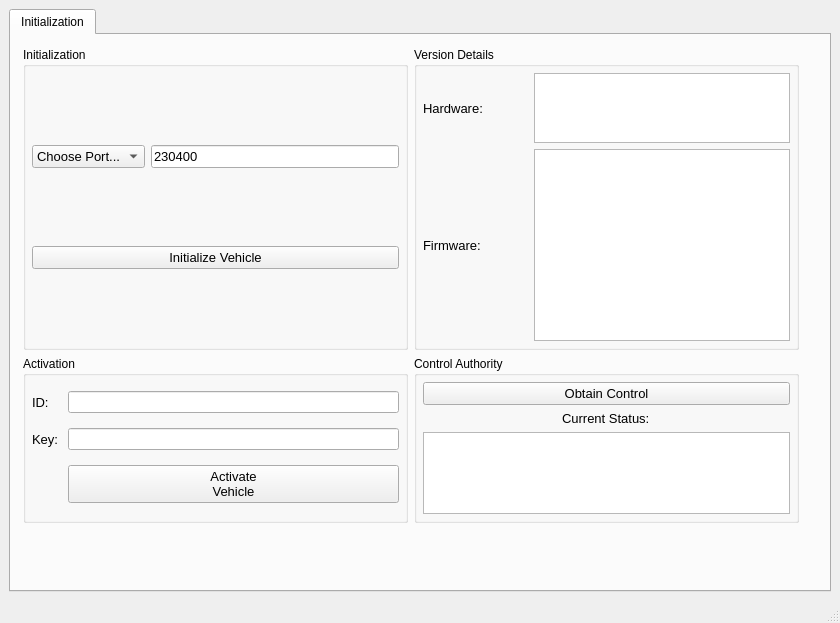
<?xml version="1.0" encoding="UTF-8"?>
<ui version="4.0">
 <class>qtOsdk</class>
 <widget class="QMainWindow" name="qtOsdk">
  <property name="geometry">
   <rect>
    <x>0</x>
    <y>0</y>
    <width>840</width>
    <height>623</height>
   </rect>
  </property>
  <property name="windowTitle">
   <string>MainWindow</string>
  </property>
  <widget class="QWidget" name="centralwidget">
   <layout class="QGridLayout" name="gridLayout">
    <item row="0" column="0">
     <widget class="QTabWidget" name="componentTabs">
      <property name="tabPosition">
       <enum>QTabWidget::North</enum>
      </property>
      <property name="tabShape">
       <enum>QTabWidget::Rounded</enum>
      </property>
      <property name="currentIndex">
       <number>0</number>
      </property>
      <widget class="QWidget" name="initTab">
       <property name="minimumSize">
        <size>
         <width>800</width>
         <height>0</height>
        </size>
       </property>
       <property name="maximumSize">
        <size>
         <width>800</width>
         <height>500</height>
        </size>
       </property>
       <attribute name="title">
        <string>Initialization</string>
       </attribute>
       <layout class="QGridLayout" name="gridLayout_2">
        <property name="leftMargin">
         <number>12</number>
        </property>
        <property name="topMargin">
         <number>12</number>
        </property>
        <property name="rightMargin">
         <number>12</number>
        </property>
        <property name="bottomMargin">
         <number>12</number>
        </property>
        <item row="0" column="0">
         <widget class="QGroupBox" name="initBox">
          <property name="minimumSize">
           <size>
            <width>0</width>
            <height>0</height>
           </size>
          </property>
          <property name="title">
           <string>Initialization</string>
          </property>
          <layout class="QGridLayout" name="gridLayout_5">
           <property name="leftMargin">
            <number>6</number>
           </property>
           <property name="topMargin">
            <number>6</number>
           </property>
           <property name="rightMargin">
            <number>6</number>
           </property>
           <property name="bottomMargin">
            <number>6</number>
           </property>
           <property name="spacing">
            <number>6</number>
           </property>
           <item row="0" column="0">
            <widget class="QComboBox" name="portSelection">
             <property name="font">
              <font>
               <pointsize>10</pointsize>
               <weight>50</weight>
               <bold>false</bold>
              </font>
             </property>
             <item>
              <property name="text">
               <string>Choose Port...</string>
              </property>
             </item>
            </widget>
           </item>
           <item row="0" column="1">
            <widget class="QLineEdit" name="baudRateInput">
             <property name="font">
              <font>
               <pointsize>10</pointsize>
               <weight>50</weight>
               <bold>false</bold>
              </font>
             </property>
             <property name="text">
              <string>230400</string>
             </property>
            </widget>
           </item>
           <item row="1" column="0" colspan="2">
            <widget class="QPushButton" name="initVehicle">
             <property name="font">
              <font>
               <pointsize>10</pointsize>
               <weight>50</weight>
               <bold>false</bold>
              </font>
             </property>
             <property name="text">
              <string>Initialize Vehicle</string>
             </property>
             <property name="flat">
              <bool>false</bool>
             </property>
            </widget>
           </item>
          </layout>
         </widget>
        </item>
        <item row="0" column="1">
         <widget class="QGroupBox" name="versionBox">
          <property name="title">
           <string>Version Details</string>
          </property>
          <layout class="QGridLayout" name="gridLayout_6">
           <property name="leftMargin">
            <number>6</number>
           </property>
           <property name="topMargin">
            <number>6</number>
           </property>
           <property name="rightMargin">
            <number>6</number>
           </property>
           <property name="bottomMargin">
            <number>6</number>
           </property>
           <property name="spacing">
            <number>6</number>
           </property>
           <item row="1" column="0">
            <widget class="QLabel" name="label_4">
             <property name="sizePolicy">
              <sizepolicy hsizetype="MinimumExpanding" vsizetype="MinimumExpanding">
               <horstretch>0</horstretch>
               <verstretch>0</verstretch>
              </sizepolicy>
             </property>
             <property name="font">
              <font>
               <pointsize>10</pointsize>
               <weight>50</weight>
               <bold>false</bold>
              </font>
             </property>
             <property name="text">
              <string>Firmware:</string>
             </property>
            </widget>
           </item>
           <item row="1" column="1">
            <widget class="QTextBrowser" name="fwVersionDisplay">
             <property name="sizePolicy">
              <sizepolicy hsizetype="MinimumExpanding" vsizetype="MinimumExpanding">
               <horstretch>0</horstretch>
               <verstretch>0</verstretch>
              </sizepolicy>
             </property>
             <property name="verticalScrollBarPolicy">
              <enum>Qt::ScrollBarAlwaysOff</enum>
             </property>
            </widget>
           </item>
           <item row="0" column="1">
            <widget class="QTextBrowser" name="hwVersionDisplay">
             <property name="sizePolicy">
              <sizepolicy hsizetype="MinimumExpanding" vsizetype="MinimumExpanding">
               <horstretch>0</horstretch>
               <verstretch>0</verstretch>
              </sizepolicy>
             </property>
             <property name="verticalScrollBarPolicy">
              <enum>Qt::ScrollBarAlwaysOff</enum>
             </property>
             <property name="horizontalScrollBarPolicy">
              <enum>Qt::ScrollBarAlwaysOff</enum>
             </property>
             <property name="sizeAdjustPolicy">
              <enum>QAbstractScrollArea::AdjustToContentsOnFirstShow</enum>
             </property>
            </widget>
           </item>
           <item row="0" column="0">
            <widget class="QLabel" name="label_3">
             <property name="sizePolicy">
              <sizepolicy hsizetype="MinimumExpanding" vsizetype="MinimumExpanding">
               <horstretch>0</horstretch>
               <verstretch>0</verstretch>
              </sizepolicy>
             </property>
             <property name="font">
              <font>
               <pointsize>10</pointsize>
               <weight>50</weight>
               <bold>false</bold>
              </font>
             </property>
             <property name="text">
              <string>Hardware: </string>
             </property>
            </widget>
           </item>
          </layout>
         </widget>
        </item>
        <item row="1" column="0">
         <widget class="QGroupBox" name="activationBox">
          <property name="title">
           <string>Activation</string>
          </property>
          <layout class="QGridLayout" name="gridLayout_4">
           <property name="leftMargin">
            <number>6</number>
           </property>
           <property name="topMargin">
            <number>6</number>
           </property>
           <property name="rightMargin">
            <number>6</number>
           </property>
           <property name="bottomMargin">
            <number>6</number>
           </property>
           <property name="spacing">
            <number>6</number>
           </property>
           <item row="0" column="1">
            <widget class="QLineEdit" name="appIDInput"/>
           </item>
           <item row="1" column="0">
            <widget class="QLabel" name="label_2">
             <property name="font">
              <font>
               <pointsize>10</pointsize>
               <weight>50</weight>
               <bold>false</bold>
              </font>
             </property>
             <property name="text">
              <string>Key: </string>
             </property>
            </widget>
           </item>
           <item row="0" column="0">
            <widget class="QLabel" name="label">
             <property name="font">
              <font>
               <pointsize>10</pointsize>
               <weight>50</weight>
               <bold>false</bold>
              </font>
             </property>
             <property name="text">
              <string>ID:</string>
             </property>
            </widget>
           </item>
           <item row="1" column="1">
            <widget class="QLineEdit" name="keyInput"/>
           </item>
           <item row="2" column="1">
            <widget class="QPushButton" name="activateButton">
             <property name="font">
              <font>
               <pointsize>10</pointsize>
               <weight>50</weight>
               <bold>false</bold>
              </font>
             </property>
             <property name="text">
              <string>Activate 
Vehicle</string>
             </property>
            </widget>
           </item>
          </layout>
         </widget>
        </item>
        <item row="1" column="1">
         <widget class="QGroupBox" name="authorityBox">
          <property name="title">
           <string>Control Authority</string>
          </property>
          <layout class="QGridLayout" name="gridLayout_7">
           <property name="leftMargin">
            <number>6</number>
           </property>
           <property name="topMargin">
            <number>6</number>
           </property>
           <property name="rightMargin">
            <number>6</number>
           </property>
           <property name="bottomMargin">
            <number>6</number>
           </property>
           <property name="spacing">
            <number>6</number>
           </property>
           <item row="0" column="0">
            <widget class="QPushButton" name="obtainCtrlButton">
             <property name="font">
              <font>
               <pointsize>10</pointsize>
               <weight>50</weight>
               <bold>false</bold>
              </font>
             </property>
             <property name="text">
              <string>Obtain Control</string>
             </property>
            </widget>
           </item>
           <item row="2" column="0">
            <widget class="QTextBrowser" name="ctrlStatus">
             <property name="verticalScrollBarPolicy">
              <enum>Qt::ScrollBarAlwaysOff</enum>
             </property>
            </widget>
           </item>
           <item row="1" column="0" alignment="Qt::AlignHCenter">
            <widget class="QLabel" name="label_5">
             <property name="font">
              <font>
               <pointsize>10</pointsize>
               <weight>50</weight>
               <bold>false</bold>
              </font>
             </property>
             <property name="text">
              <string>Current Status:</string>
             </property>
            </widget>
           </item>
          </layout>
         </widget>
        </item>
       </layout>
      </widget>
     </widget>
    </item>
   </layout>
  </widget>
  <widget class="QStatusBar" name="statusbar"/>
 </widget>
 <resources/>
 <connections/>
</ui>
